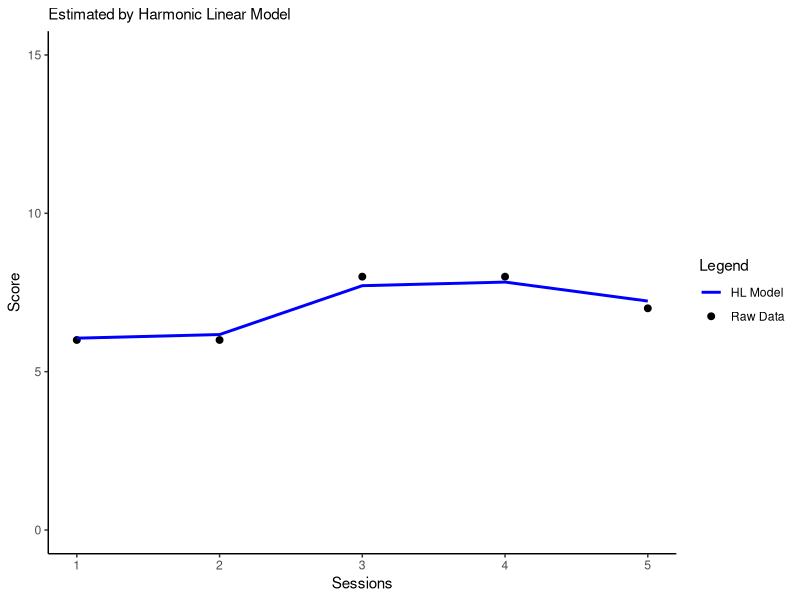
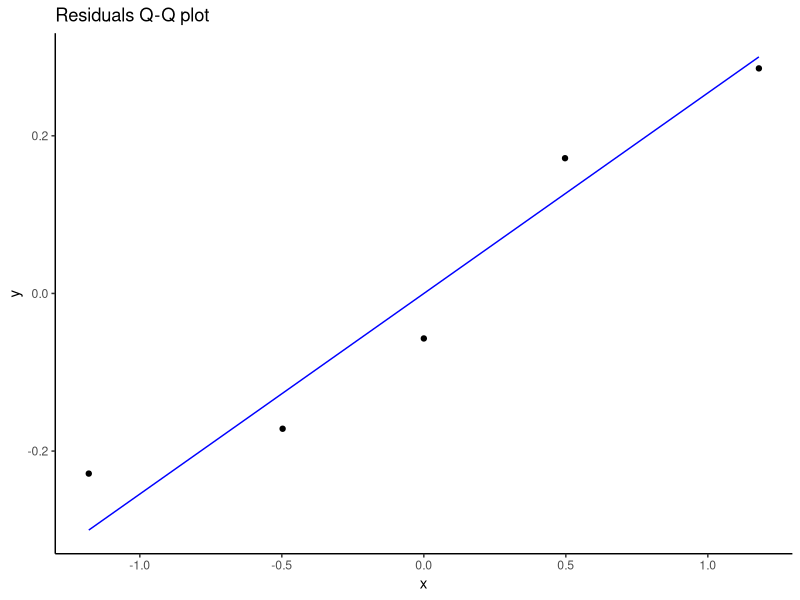
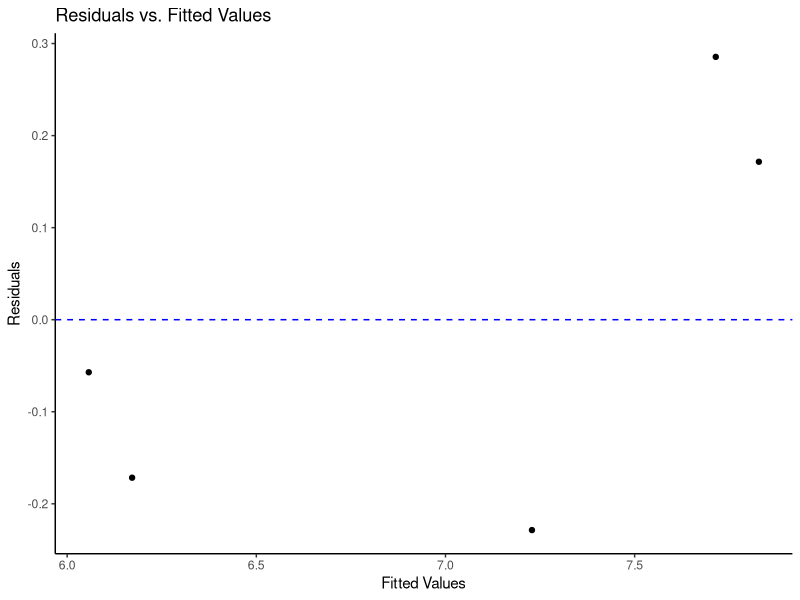

R code for these plots, in order:
EstIT_HLM <- function(scores) {
  # Load necessary packages
  library(ggplot2)
  
  # Error function for harmonic model optimization
  harmonic_model_error <- function(params, scores) {
    freq <- params[1]  # Frequency
    f <- params[2]     # Linear Trend
    a <- params[3]     # Intercept
    b <- params[4]     # Sine Coefficient
    c <- params[5]     # Cosine Coefficient
    
    subject <- data.frame(Score = scores, Session = seq_along(scores))
    
    # Harmonic model with optimized frequency and linear trend
    subject$Predicted <- a + b * sin(freq * subject$Session) + c * cos(freq * subject$Session) + f * subject$Session
    
    # Error to be minimized (squared residuals)
    sum((subject$Score - subject$Predicted)^2)
  }
  
  # Initial parameters for the harmonic model
  start_params <- c(freq = 1, f = 0, a = mean(scores), b = 1, c = 1)
  
  # Optimization of harmonic model parameters
  optim_result <- optim(par = start_params, fn = harmonic_model_error, scores = scores)
  best_freq <- optim_result$par[1]
  best_f <- optim_result$par[2]
  best_a <- optim_result$par[3]
  best_b <- optim_result$par[4]
  best_c <- optim_result$par[5]
  
  # Final fit of the harmonic model with optimized parameters
  subject <- data.frame(Score = scores, Session = seq_along(scores))
  subject$Predicted_Harmonic <- best_a + best_b * sin(best_freq * subject$Session) + 
    best_c * cos(best_freq * subject$Session) + best_f * subject$Session
  
  # Fit of a simple linear regression model
  linear_model <- lm(Score ~ Session, data = subject)
  subject$Predicted_Linear <- predict(linear_model, newdata = subject)
  
  # Calculate R² for each model
  R2_harmonic <- 1 - sum((subject$Score - subject$Predicted_Harmonic)^2) / sum((subject$Score - mean(subject$Score))^2)
  R2_linear <- summary(linear_model)$r.squared
  
  # Weighted combination of harmonic and linear models by R²
  subject$Predicted_Combined <- (R2_harmonic * subject$Predicted_Harmonic + R2_linear * subject$Predicted_Linear) / 
    (R2_harmonic + R2_linear)
  
  # Calculate residuals
  subject$Residuals <- subject$Score - subject$Predicted_Combined
  
  # Calculate R² for the combined model
  R2_combined <- 1 - sum((subject$Score - subject$Predicted_Combined)^2) / sum((subject$Score - mean(subject$Score))^2)
  
  # Residuals vs. Fitted Values Plot
  plot_residuals <- ggplot(subject, aes(x = Predicted_Combined, y = Residuals)) +
    geom_point() +
    geom_hline(yintercept = 0, linetype = "dashed", color = "blue") +
    theme_classic() +
    labs(title = "Residuals vs. Fitted Values",
         x = "Fitted Values",
         y = "Residuals")
  
  # Q-Q Plot to check normality of residuals
  plot_qq <- ggplot(subject, aes(sample = Residuals)) +
    stat_qq() +
    stat_qq_line(color = "blue") +
    theme_classic() +
    labs(title = "Residuals Q-Q plot")
  
  # Shapiro-Wilk test for normality of residuals
  shapiro_result <- shapiro.test(subject$Residuals)
  
  # Function to create the harmonic linear prediction plot
  plot_harmonic_linear <- function(model_result, limits = c(0, 68)) {
    # Load the ggplot2 package
    library(ggplot2)
    
    # Extract the adjusted data from the model result
    subject <- model_result$adjusted_data
    
    # Create a dataframe with session values and observed and predicted scores
    df <- data.frame(
      Session = subject$Session,              # Sessions
      Score = subject$Score,                  # Observed scores
      Predicted = subject$Predicted_Combined  # Predicted scores (combined by the model)
    )
    
    # Build the plot with observed and predicted scores
    p <- ggplot(df, aes(x = Session)) +
      geom_point(aes(y = Score, color = "Raw Data"), size = 2) +  # Points for observed data
      geom_line(aes(y = Predicted, color = "Combined Model"), linewidth = 1) +  # Line for predicted values
      scale_color_manual(values = c("Raw Data" = "black", "Combined Model" = "blue"),
                         name = "Legend",
                         labels = c("HL Model", "Raw Data" )) +
      labs(subtitle = "Estimated by Harmonic Linear Model",
           x = "Sessions", y = "Score") +  # Axis labels
      ylim(limits) +  # Y-axis limits
      theme_classic()  # Classic theme for the plot
    
    # Return the plot
    return(p)
  }
  
  # Create the prediction plot using the internal function
  plot_model <- plot_harmonic_linear(list(adjusted_data = subject))
  
  # Final model results
  cat("\n========== Harmonic Linear Model Results ==========\n")
  cat("R²: ", round(R2_combined, 4), "\n")
  cat("Residual Normality (p-value): ", round(shapiro_result$p.value, 4), "\n")
  
  # Determine trend based on the linear regression coefficient
  trend <- ifelse(coef(linear_model)[2] > 0, "Growth", "Decline")
  
  # Output to indicate the individual's trend
  cat("Individual's Trend: ", trend, "\n\n")
  
  cat("Optimized Parameters of Harmonic Model:\n")
  cat("Intercept (a): ", round(best_a, 4), "\n")
  cat("Sine Coefficient (b): ", round(best_b, 4), "\n")
  cat("Cosine Coefficient (c): ", round(best_c, 4), "\n")
  cat("Linear Trend (f): ", round(best_f, 4), "\n")
  cat("Frequency (freq): ", round(best_freq, 4), "\n\n")
  
  cat("Parameters of Linear Model:\n")
  cat("Linear Intercept: ", round(coef(linear_model)[1], 4), "\n")
  cat("Linear Coefficient (Slope): ", round(coef(linear_model)[2], 4), "\n\n")
  
  # Return results including plots and parameters
  return(list(
    R2 = R2_combined,
    optimized_frequency = best_freq,
    adjusted_data = subject,
    prediction_plot = plot_model,
    qq_plot = plot_qq,
    residuals_plot = plot_residuals,
    harmonic_parameters = list(
      intercept = best_a,
      sine_coef = best_b,
      cosine_coef = best_c,
      linear_trend = best_f,
      frequency = best_freq
    ),
    linear_parameters = list(
      intercept = coef(linear_model)[1],
      slope_coef = coef(linear_model)[2]
    )
  ))
} 

# Example usage of the EstIT_HLM function

# Sample score data
scores <- c(6,6,8,8,7)

# Running the harmonic linear model estimation
model_results <- EstIT_HLM(scores)

# Plotting diagnostic plots
plot_HML <-model_results$prediction_plot
plot_HML +
  ylim(0, 15)

print(model_results$qq_plot)
print(model_results$residuals_plot)


